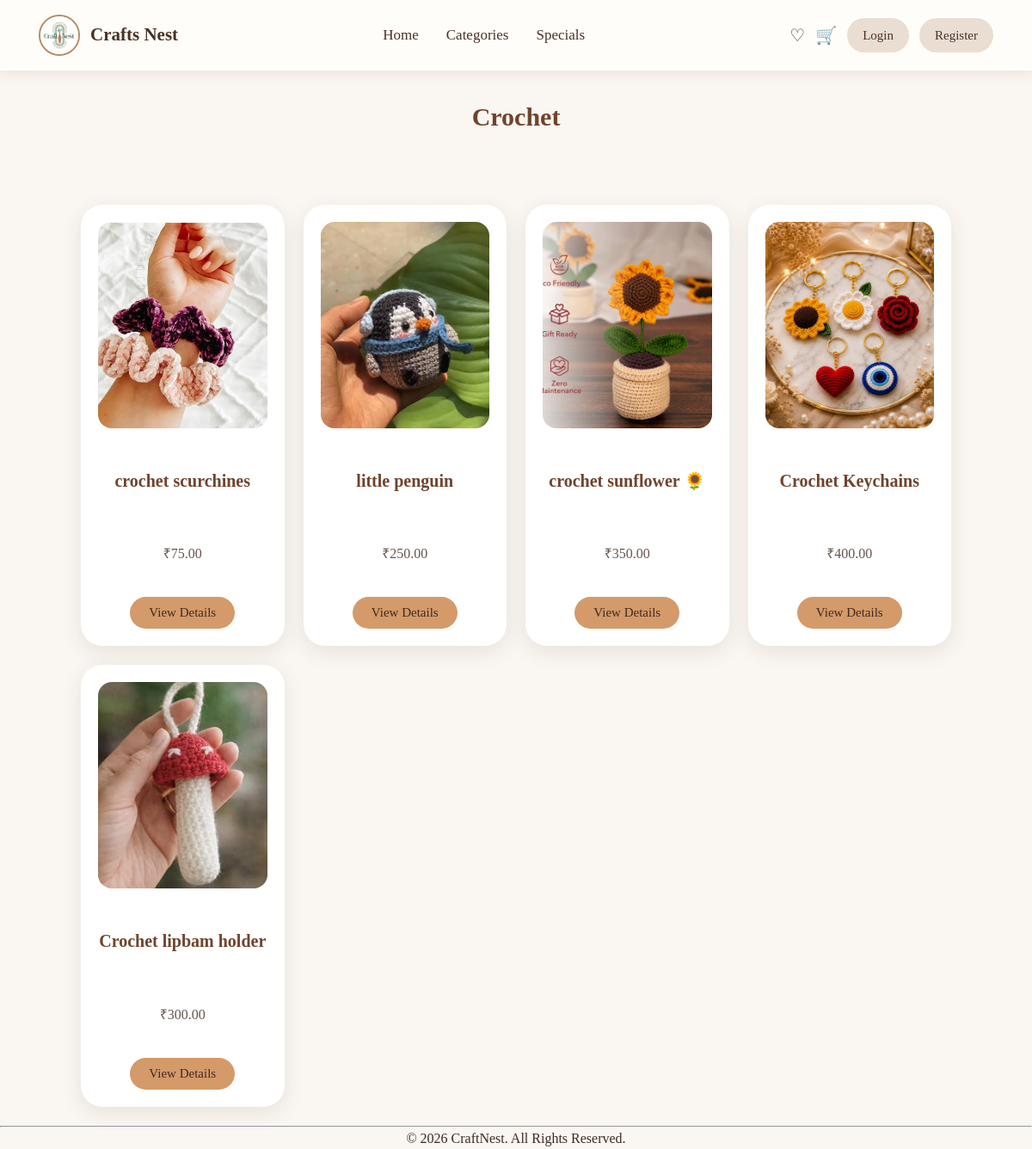
/category.php?id=1, run on the app's committed database.
### tables this page shows
CREATE TABLE `categories` (
  `category_id` int(11) NOT NULL,
  `category_name` varchar(100) NOT NULL,
  `category_image` varchar(255) DEFAULT NULL,
  `created_at` timestamp NOT NULL DEFAULT current_timestamp()
);

CREATE TABLE `products` (
  `product_id` int(11) NOT NULL,
  `category_id` int(11) NOT NULL,
  `product_name` varchar(150) NOT NULL,
  `description` text DEFAULT NULL,
  `price` decimal(10,2) NOT NULL,
  `stock` int(11) NOT NULL,
  `created_at` timestamp NOT NULL DEFAULT current_timestamp(),
  `is_recommended` tinyint(1) NOT NULL DEFAULT 0
);

CREATE TABLE `product_images` (
  `image_id` int(11) NOT NULL,
  `product_id` int(11) NOT NULL,
  `image_name` varchar(255) NOT NULL
);

### category.php (the view, shortened to what this page needs)
<?php
include("includes/db.php");
include("includes/header.php");
?>
<?php
$category_id = (int)$_GET['id'];
$cat_query = mysqli_query(
    $conn,
    "SELECT * FROM categories
     WHERE category_id='$category_id'"
);
$category = mysqli_fetch_assoc($cat_query);
?>
<h2 class="category-heading">
<?php echo htmlspecialchars($category['category_name']); ?>
</h2>
<br>
<table class="product-table">
<tr>
<?php
$query = mysqli_query($conn,"
SELECT *
FROM products
WHERE category_id='$category_id'
ORDER BY product_id DESC
");
if(mysqli_num_rows($query) == 0){
    echo "<td colspan='4' class='empty-message'>
    <h3>
    No products available in this category.
    </h3>
    </td>";
}
else{
$count = 0;
while($row = mysqli_fetch_assoc($query)){
$product_id = $row['product_id'];
$image_query = mysqli_query($conn,"
SELECT image_name
FROM product_images
WHERE product_id='$product_id'
LIMIT 1
");
$img = mysqli_fetch_assoc($image_query);
$image = "uploads/no-image.png";
if($img){
    $image = "uploads/products/".$img['image_name'];
}
?>
<td>
<img src="<?php echo htmlspecialchars($image); ?>"
     alt="<?php echo htmlspecialchars($row['product_name']); ?>">
<br><br>
<b>
<?php echo htmlspecialchars($row['product_name']); ?>
</b>
<br><br>
₹<?php echo htmlspecialchars($row['price']); ?>
<br><br>
<a href="product_details.php?id=<?php echo $product_id; ?>">
<button>
View Details
</button>
</a>
</td>
<?php
$count++;
if($count % 4 == 0){
    echo "</tr><tr>";
}
}
}
?>
</tr>
</table>
<?php
include("includes/footer.php");
?>

### assets/css/style.css (style rules this page uses)
* { margin: 0; padding: 0; box-sizing: border-box; }
html { scroll-behavior: smooth; }
body { font-family: Georgia, "Times New Roman", serif; background: #faf6f1; color: #3d2b22; line-height: 1.6; }

### category.php (style rules this page uses)
.category-table, .product-table { width: 88%; margin: 0 auto; border-collapse: separate; border-spacing: 22px; table-layout: fixed; }
.category-table td, .product-table td { width: 25%; padding: 20px; vertical-align: top; text-align: center; background: #ffffff; border-radius: 25px; box-shadow: 0 7px 25px rgba(70, 45, 30, 0.10); transition: 0.3s ease; }
.category-heading { text-align: center; color: #70442c; font-family: Georgia, "Times New Roman", serif; margin: 30px 0; font-size: 30px; }
.product-table td img { width: 100%; height: 240px; object-fit: cover; border-radius: 16px; margin-bottom: 12px; }
.product-table td b { display: block; color: #70442c; font-size: 20px; margin-bottom: 5px; }
.product-table td { color: #66554d; font-size: 16px; }
.product-table td a button { margin-top: 12px; padding: 10px 22px; border: none; border-radius: 20px; background: #d49a6a; color: #3d2b22; font-family: Georgia, "Times New Roman", serif; font-size: 15px; cursor: pointer; transition: 0.3s ease; }

### data on the page
categories: category_name "Crochet"
products: product_images.image_name (picture), product_name "crochet scurchines", price "75.00"
products: product_images.image_name (picture), product_name "little penguin", price "250.00"
products: product_images.image_name (picture), product_name "crochet sunflower 🌻", price "350.00"
products: product_images.image_name (picture), product_name "Crochet Keychains", price "400.00"
products: product_images.image_name (picture), product_name "Crochet lipbam holder", price "300.00"
